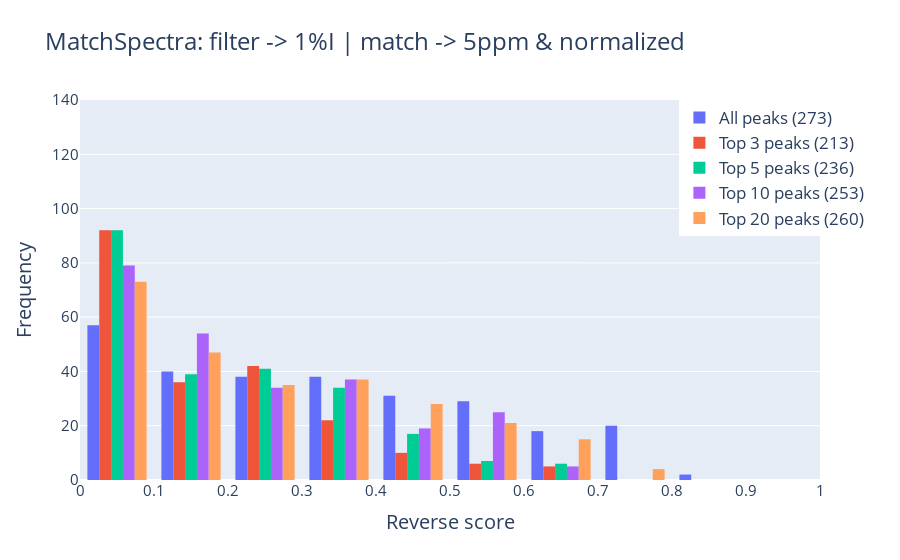

Notebook code for this chart:
### Code cell
plot_histograms_sidebyside(same_query_ref9, same_query_ref1, same_query_ref2, same_query_ref3, same_query_ref4, 'reverse_score',  'Reverse score', 'MatchSpectra: filter -> 1%I | match -> 5ppm & normalized')

### Figure 1 — Plotly figure (JSON) as saved in the notebook; plotly's stock layout.template omitted (floating-point values rounded to 4 significant figures; data arrays with more than 128 entries replaced by an {"elided": "..."} marker saying what was removed)
{"data": [{"name": "All peaks (273)", "nbinsx": 10, "type": "histogram", "x": {"elided": "273 float values"}, "xbins": {"end": 1, "start": 0}}, {"name": "Top 3 peaks (213)", "nbinsx": 10, "type": "histogram", "x": {"elided": "213 float values"}, "xbins": {"end": 1, "start": 0}}, {"name": "Top 5 peaks (236)", "nbinsx": 10, "type": "histogram", "x": {"elided": "236 float values"}, "xbins": {"end": 1, "start": 0}}, {"name": "Top 10 peaks (253)", "nbinsx": 10, "type": "histogram", "x": {"elided": "253 float values"}, "xbins": {"end": 1, "start": 0}}, {"name": "Top 20 peaks (260)", "nbinsx": 10, "type": "histogram", "x": {"elided": "260 float values"}, "xbins": {"end": 1, "start": 0}}], "layout": {"font": {"size": 17}, "legend": {"x": 0.81, "y": 1}, "title": {"text": "MatchSpectra: filter -> 1%I | match -> 5ppm & normalized"}, "xaxis": {"dtick": 0.1, "range": [0, 1], "tickfont": {"size": 15}, "title": {"text": "Reverse score"}}, "yaxis": {"range": [0, 140], "tickfont": {"size": 15}, "title": {"text": "Frequency"}}}}
